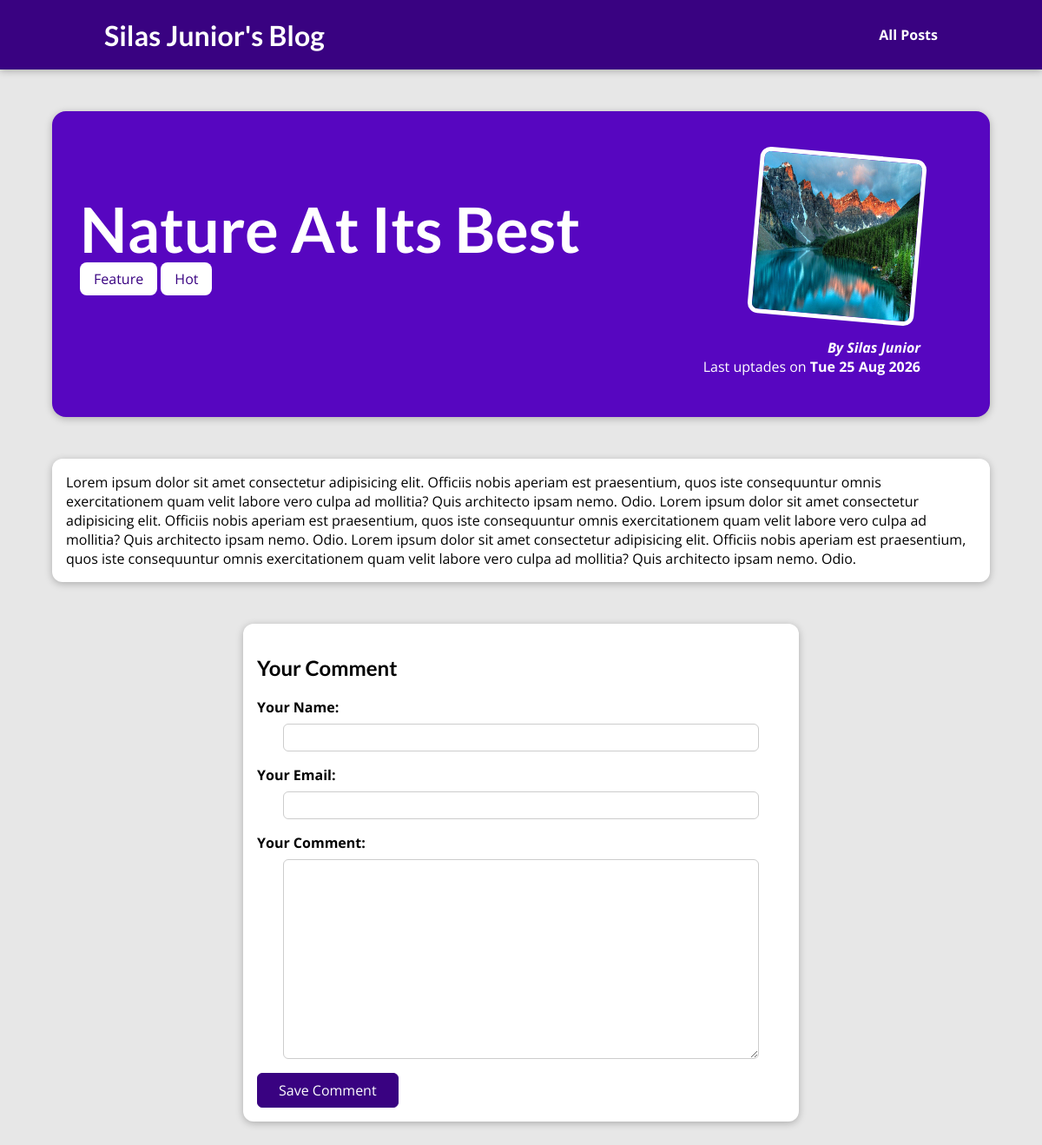
The page /posts/nature-at-its-best on the database its author committed.
### blog/models.py (models this page shows, shortened)
class Posts(models.Model):
    title = models.CharField(max_length=150)
    image = models.ImageField(upload_to="posts", null=True, blank=True)
    author = models.ForeignKey(Author,on_delete=models.CASCADE, related_name="posts")
    excerpt = models.CharField(max_length=200)
    date = models.DateField(default=timezone.now)
    slug = models.SlugField(unique=True, db_index=True)
    content = models.TextField(validators=[MinLengthValidator(10)])
    tags = models.ManyToManyField(Tag)
    class Meta:
        verbose_name_plural = "Posts"

class Tag(models.Model):
    caption = models.CharField(max_length=20)

class Author(models.Model):
    first_name = models.CharField(max_length=50)
    last_name = models.CharField(max_length=50)
    email_adress = models.EmailField(max_length=254)
    def full_name(self):
        return f"{self.first_name} {self.last_name}"
    def __str__(self):
        return self.full_name()

### blog/views.py (the view)
# urls.py: path("posts/<slug:slug>", views.PostsDetailView.as_view(), name="post-detail-page"),  # /posts/my-first-blog <slug # permite só caracteres de strings e alguns caracteres validem a url sem contar os ca
class PostsDetailView(DetailView):
    template_name = "blog/post-detail.html"
    model = Posts
    context_object_name = "post"
    def get_context_data(self, **kwargs):
        context = super().get_context_data(**kwargs)
        context["post_tags"] = self.object.tags.all()
        context["comment_form"] = CommentForm()
        return context

### blog/forms.py
class CommentForm(forms.ModelForm):
    class Meta:
        model = Comment
        fields = ['user_name', 'user_email', 'text']
        labels = {
            'user_name': 'Your Name',
            'user_email': 'Your Email',
            'text': 'Your Comment',}
        error_messages = {
            'user_name': {
                'required': 'Please enter your name.',
                'max_length': 'Name cannot exceed 120 characters.',
            },
            'user_email': {
                'required': 'Please enter your email address.',
                'invalid': 'Enter a valid email address.',
            },
            'text': {
                'required': 'Please enter your comment.',
                'max_length': 'Comment cannot exceed 400 characters.',
            },
        }

### blog/templates/blog/post-detail.html (shortened to what this page needs)
{% extends "base.html" %}
{% load static %}
{% block css_files %}
    <link rel="stylesheet" href="{% static "blog/post-detail.css" %}"/>
{% endblock %}
{% block content %}
<section id="summary">
    <h2> {{post.title}}</h2>
    <div>
        {% for tag in post_tags %}
        <span class="tag">{{tag.caption}}</span>
        {% endfor %}
    <article>
        <img src = "{{post.image.url}}" alt= "{{post.title}}"/>
        <address> By<a href="mailto:{{post.author.email_adress}}"> {{post.author}}</a></address>
        <div>
            Last uptades on <time> {{ post.date|date:"D d M Y" }} </time>
        </div>
    </article>
</section>
<main>
    {{post.content}}
</main>
<section id="comment-form">
     <h2> Your Comment </h2>
    <form >
    {% for form_field in comment_form %}
    <div class="form-control">
    {{ form_field.label_tag }}
    {{ form_field }}
    </div>
    {% endfor %}
    <button> Save Comment </button>
</form>
</section>
{% endblock %}

### templates/base.html (shortened to what this page needs)
{% load static %}
<!doctype html>
<html lang="en">
  <head>
    <link rel="stylesheet" href="{% static "app.css" %}">
    {% block css_files %} {%endblock%}
  </head>
  <body>
    <header id="main-navigation">
    <h1><a href="{% url "starting-page" %}"> Silas Junior's Blog</a></h1>
    <nav>
        <a href="{% url "posts-page" %}"> All Posts</a>
    </nav>
</header>
    {% block content %} {% endblock %}
  </body>
</html>

### static/app.css (style rules this page uses)
* { box-sizing: border-box; }
html { font-family: 'Open Sans', 'Lato', sans-serif; }
body { margin: 0; }
h1, h2, h3 { font-family: 'Lato', sans-serif; font-weight: bold; }
#main-navigation { width: 100%; height: 5rem; display: flex; justify-content: space-between; align-items: center; padding: 0 10%; position: absolute; top: 0; left: 0; }
#main-navigation a { text-decoration: none; color: white; font-weight: bold; }

### blog/static/blog/post-detail.css (style rules this page uses)
body { background-color: #e7e7e7; }
#main-navigation { background-color: #390281; box-shadow: 0 2px 8px rgba(0, 0, 0, 0.25); }
#summary { margin: 8rem auto 3rem auto; padding: 2rem; width: 90%; max-width: 90rem; border-radius: 16px; background-color: #5706c0; position: relative; box-shadow: 0 2px 8px rgba(0, 0, 0, 0.25); height: 22rem; }
#summary h2 { color: white; font-size: 4.5rem; margin-bottom: 0.25rem; }
#summary article { position: absolute; top: 2rem; right: 3rem; padding: 1rem 2rem; border-radius: 12px; text-align: right; color: white; }
#summary article img { width: 12rem; height: 12rem; border-radius: 12px; transform: rotateZ(5deg); border: 5px solid white; margin-bottom: 1rem; }
#summary address { font-weight: bold; }
#summary time { font-weight: bold; }
#summary a { color: white; text-decoration: none; }
#comment-form { margin: 3rem auto; width: 90%; max-width: 40rem; border-radius: 12px; background-color: white; box-shadow: 0 2px 8px rgba(0, 0, 0, 0.25); padding: 1rem; }
#comment-form button { font: inherit; background-color: #390281; color: white; border: 1px solid #390281; padding: 0.5rem 1.5rem; border-radius: 6px; cursor: pointer; }
main { width: 90%; max-width: 90rem; margin: 3rem auto; background-color: white; padding: 1rem; border-radius: 12px; box-shadow: 0 2px 8px rgba(0, 0, 0, 0.25); }
.tag { background-color: white; color: #390281; padding: 0.5rem 1rem; border-radius: 8px; }
.form-control { margin-bottom: 1rem; }
.form-control label { display: block; margin-bottom: 0.5rem; font-weight: bold; }
.form-control input, .form-control textarea { width: 90%; padding: 0.25rem; display: block; font: inherit; border-radius: 6px; margin: 0 auto; box-sizing: border-box; border: 1px solid #ccc; }

### rows shown on the page
Posts: title "Nature At Its Best", image (picture), author "Silas Junior", date "Tue 25 Aug 2026", content "Lorem ipsum dolor sit amet consectetur adipisicing elit. Officiis nobis aperiam est praesentium, quos iste consequuntur omnis exercitationem quam velit labore vero culpa ad mollitia? Quis architecto ipsam nemo. Odio. Lorem ipsum dolor sit amet consectetur adipisicing elit. Officiis nobis aperiam est praesentium, quos iste consequuntur omnis exercitationem quam velit labore vero culpa ad mollitia? Quis architecto ipsam nemo. Odio. Lorem ipsum dolor sit amet consectetur adipisicing elit. Officiis nobis aperiam est praesentium, quos iste consequuntur omnis exercitationem quam velit labore vero culpa ad mollitia? Quis architecto ipsam nemo. Odio."
Tag: caption "Feature"
Tag: caption "Hot"
